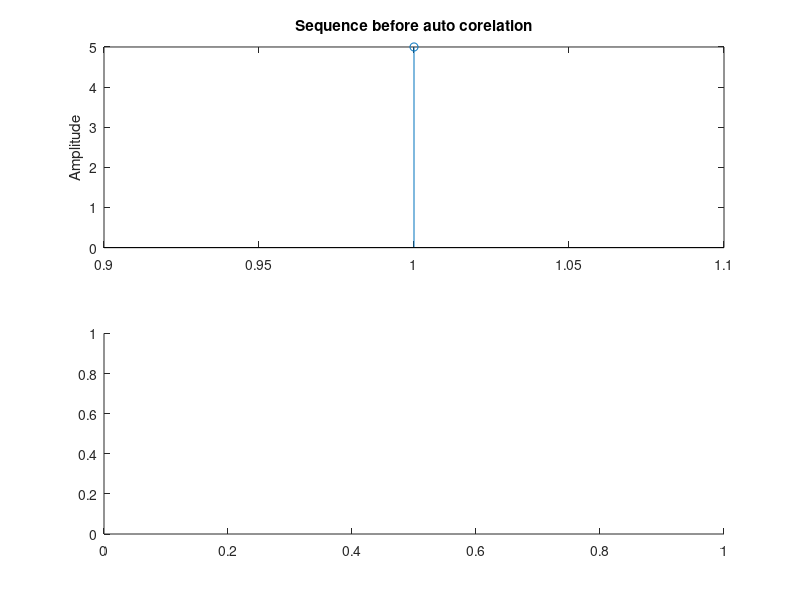

The MATLAB source for this figure: (Note: this script raises an error after producing the figure.)
clc;
clear;
x = input('Enter first ');
subplot(2,1,1);
stem(x);
ylabel('Amplitude');
title('Sequence before auto corelation');
subplot(2,1,2);
y = xcorr(x,x);
stem(y);
ylabel('Amplitude');
title('Sequence after auto corelation');
disp(y);